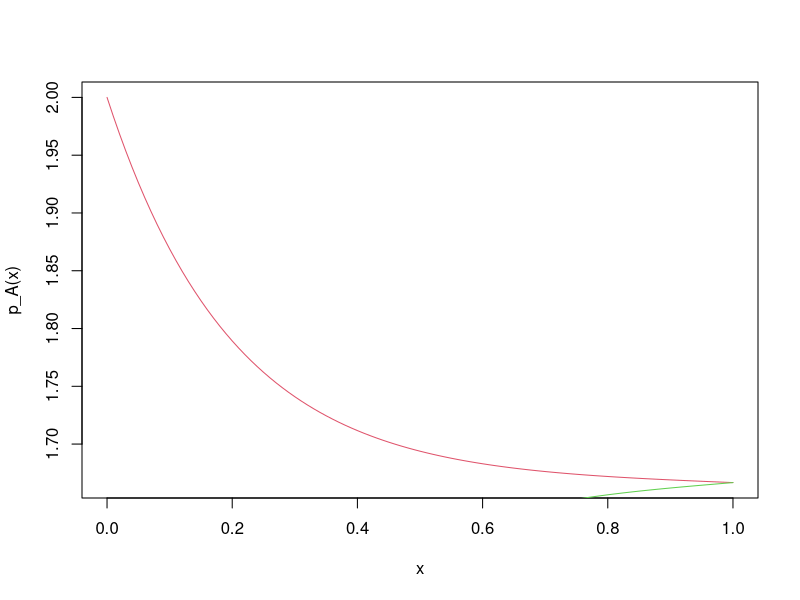
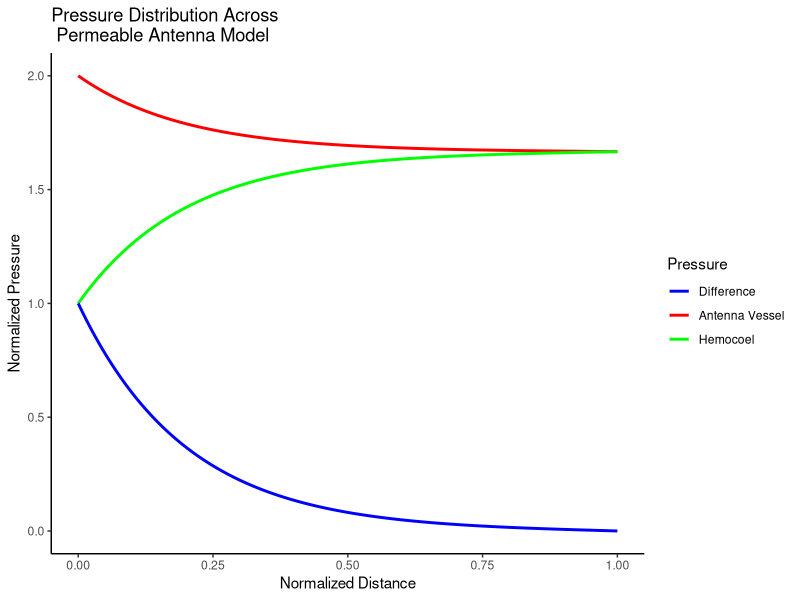
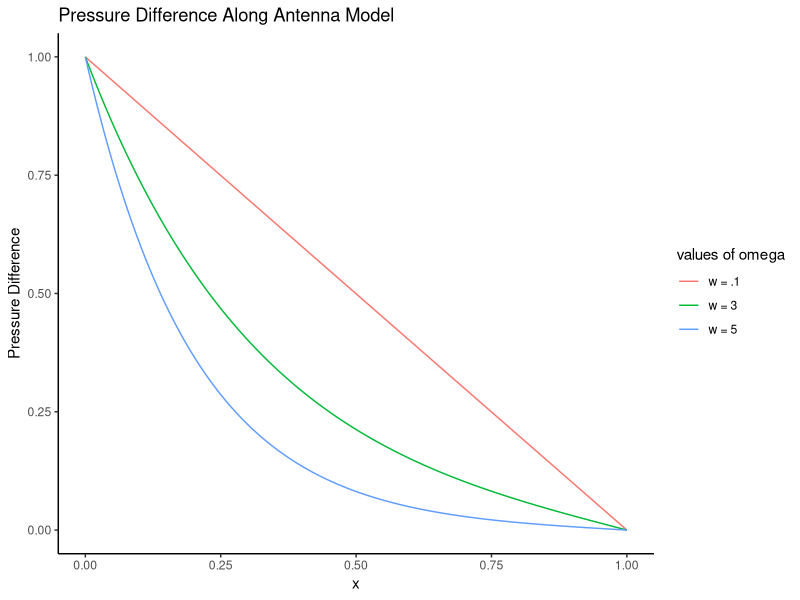
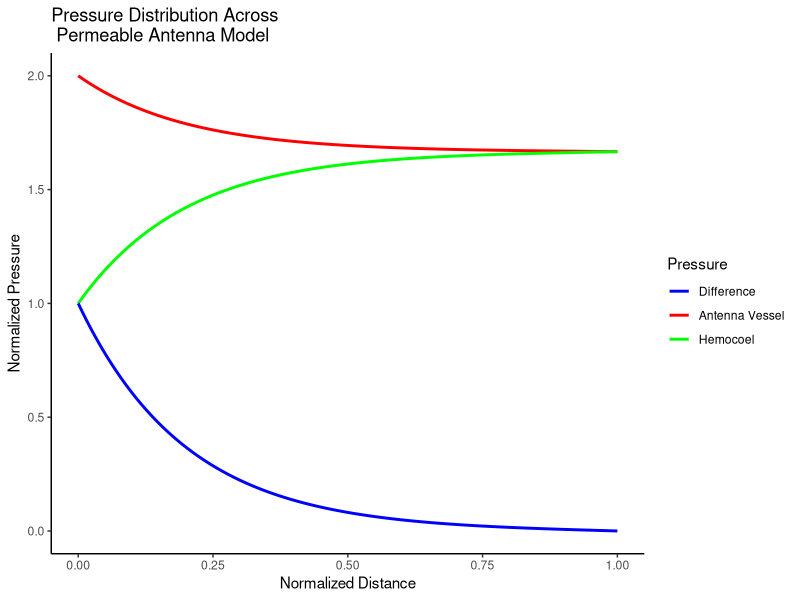
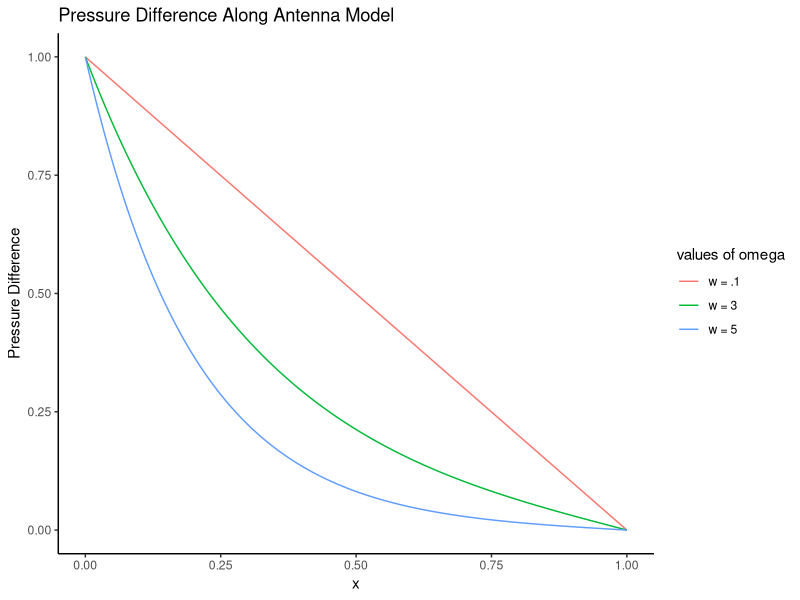

Write the R code that produced these figures, in order.
library(tidyverse)
path = "C:/temp/antenna_model/"
setwd(path)

#####
ls <- c(rA = 1, rH = 3, rW = 3,pA = 3, pH = 1, l = 1)

rA <- 2
rH <- 1
rW <- 25

pA <- 2
pH <- 1
u <- pA - pH
l <- 1
e <- exp(1)

w <- sqrt(rW*(1/rA + 1/rH))
a <- u/(1-e^(2*w*l))

tow <- function(rA,rH,rW,pA,pH,l){sqrt(rW*(1/rA + 1/rH))}

param <- tibble(rA,rH,rW,pA,pH,l)
params <- param %>% add_row(!!! ls)

params <- params %>% mutate(w = tow(rA,rH,rW,pA,pH,l))

eqn = function(x,w){u/(1-e^(2*w*l))*(e^(w*x) - e^(w*(2*l-x)))}

#####


# n <- 2*(rA*rH)/(rH^2-rA^2)
# n <- w*(1+exp(w*l))/(rH-rA)*a
# m <- 1/2*(pA + pH + (rA-rH)/(rA+rH)*u)
# m1 <- 2*rA*a*(1-exp(2*w*l))

n <- 0
m <- (rA*pA + rH*pH)/(rA + rH)

p_low <- function(x)eqn(x,.1)
p_mid <- function(x)eqn(x,3)
p_hi <- function(x)eqn(x,5)

p_diff <- function(x)p_hi(x)

p_A <- function(x){rH/(rA+rH)*p_diff(x) + n*x + m}
p_H <- function(x){-rA/(rA+rH)*p_diff(x) + n*x + m}


##### Corrections #####




curve(p_A, from = 0, to = 1, col = 2)  # Draw Base R plot
curve(p_H, from = - 0, to = 1, col = 3, add = TRUE)
curve(p_diff, from = - 0, to = 1, col = 4, add = TRUE)

#plot distribution
data_dist <- data.frame(x = seq(0,1,.0001),            # Create data for ggplot2
                       values = c(p_A(seq(0,1,.0001)),
                                  p_H(seq(0,1,.0001)),
                                  p_diff(seq(0,1,.0001))),
                       fun = rep(c("pA", "pH", "w"), each = 10001))

ggplot(data_dist,                                   # Draw ggplot2 plot
       aes(x, values, col = fun)) +
  geom_line(size = 1) +
  theme_classic() +
  scale_color_manual(name="Pressure",
                     labels=c("Difference","Antenna Vessel","Hemocoel"),
                     breaks = c("w", "pA", "pH"),
                     values=c("blue","red","green")) +
  labs(title = "Pressure Distribution Across \n Permeable Antenna Model", y = "Normalized Pressure", x = "Normalized Distance")

ggsave(filename = "p_dist.png", path = "C:/temp/antenna_model/")

# plot comparison
data_dist <- data.frame(x = seq(0,1,.0001),            # Create data for ggplot2
                        values = c(p_low(seq(0,1,.0001)), # or eqn(seq(0,1,.0001),1)
                                   p_mid(seq(0,1,.0001)),
                                   p_hi(seq(0,1,.0001))),
                        fun = rep(c("w = .1", "w = 3", "w = 5"), each = 10001))

ggplot(data_dist,                                   # Draw ggplot2 plot
       aes(x, values, col = fun)) +
  geom_line() +
  theme_classic() +
  labs(title = "Pressure Difference Along Antenna Model", y = "Pressure Difference", col = "values of omega")

ggsave(filename = "p_comp.png")


data_dist <- data.frame(x = seq(0,1,.0001),            # Create data for ggplot2
                        values = c(p_low(seq(0,1,.0001)), # or eqn(seq(0,1,.0001),1)
                                   p_mid(seq(0,1,.0001)),
                                   p_hi(seq(0,1,.0001))),
                        fun = rep(c("w = .1", "w = 3", "w = 5"), each = 10001))

